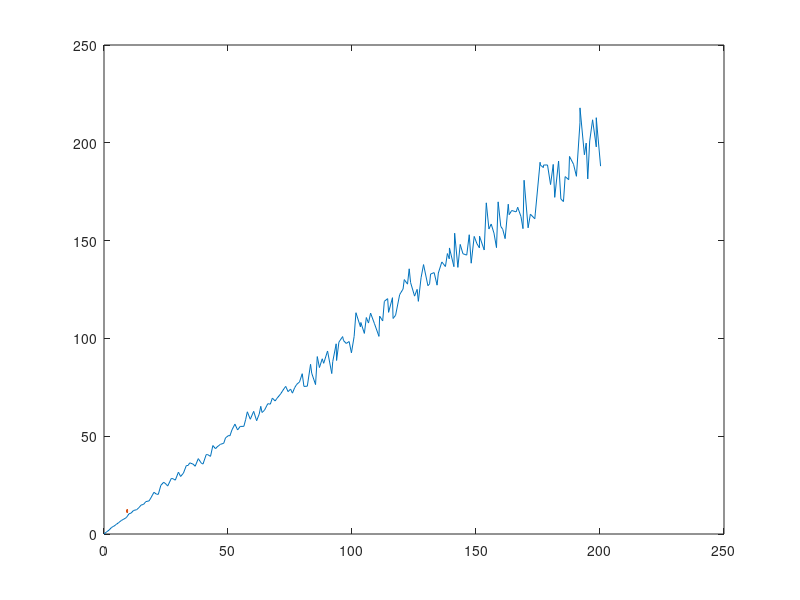

Source code (MATLAB): (Note: this script raises an error after producing the figure.)
%% Setup
clear all
clc

seed = 67;
rng(seed)

%% Draw RVs from different types of Poisson distributions and see mean-variance relationship
n_trials = 1000;
lambda = 0:200;

lambda_mat = repmat(lambda.', 1, n_trials);

% Poisson and square-root transformed Poisson variable
poisson_rv = poissrnd(lambda_mat);

mu_poisson_rv = mean(poisson_rv, 2);
var_poisson_rv = var(poisson_rv, 0, 2);
mu_poisson_rv_sqrt = mean(sqrt(poisson_rv));
var_poisson_rv_sqrt = var(sqrt(poisson_rv));

figure(1); 
plot(mu_poisson_rv, var_poisson_rv)
hold on;
plot(mu_poisson_rv_sqrt, var_poisson_rv_sqrt)
ylim([0 max(sqrt(poisson_rv), [], "all")])

% Classic modulated Poisson
figure(3);
var_gain = [0.01, 0.1, 1.0];   % variance of the gain
for iG = 1:length(var_gain)
    r = 1 / var_gain(iG);
    s = var_gain(iG);
    G = repmat(gamrnd(r, s, [n_trials, 1]), 1, length(lambda))';

    mod_poisson_rv = poissrnd(lambda_mat .* G);
    plot(mean(mod_poisson_rv, 2), var(mod_poisson_rv, 0, 2))
    hold on;
end

% Classic modulated Poisson after transformation
figure(4)
var_gain = [0.01, 0.1, 1.0];   % variance of the gain
for iG = 1:length(var_gain)
    sigma = diag(repmat(var_gain(iG), 1, length(lambda)));
    mu = -0.5 * diag(sigma);
    gain = exp(mvnrnd(mu, sigma, n_trials))';

    mod_poisson_rv = poissrnd(lambda_mat .* gain);
    % mod_poisson_hat_rv = 2 / exp(diag(sigma) - 1) * asinh(exp(diag(sigma) - 1) .* sqrt(mod_poisson_rv));
    plot(mean(mod_poisson_rv, 2), var(mod_poisson_rv, 0, 2))
    hold on;
end
